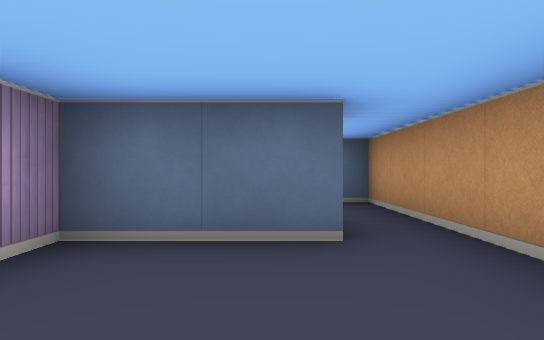
[1] (above)

13 first-person views from a walk through a cub3D ray-caster map. The camera is about half as high as the walls, looks level and sees 75° across. The floor is counted in squares. Each view is taken from the middle of a square. On the plan, view 1 faces up. The plan holds only what a view shows up to about 9 squares ahead; the rest is blank.

[2]
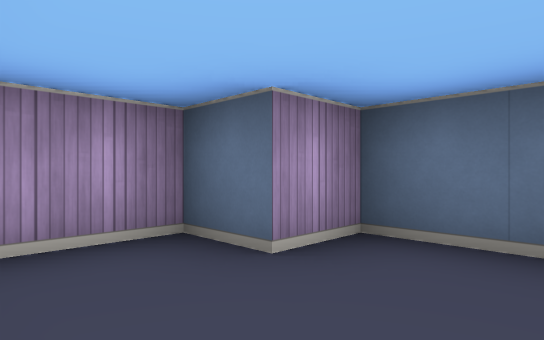

[3]
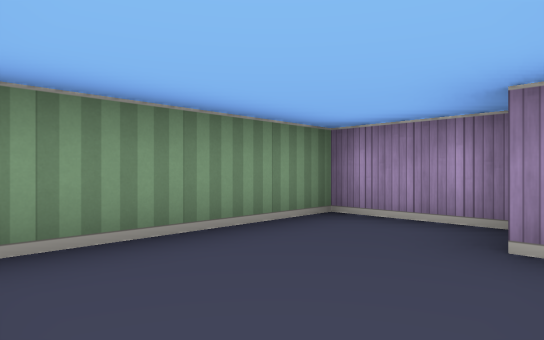

[4]
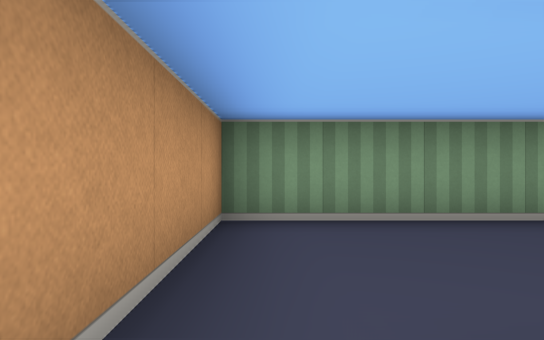

[5]
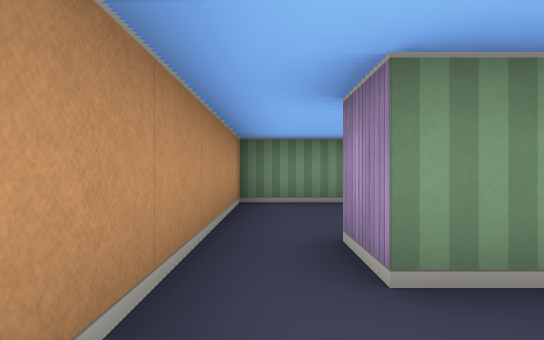

[6]
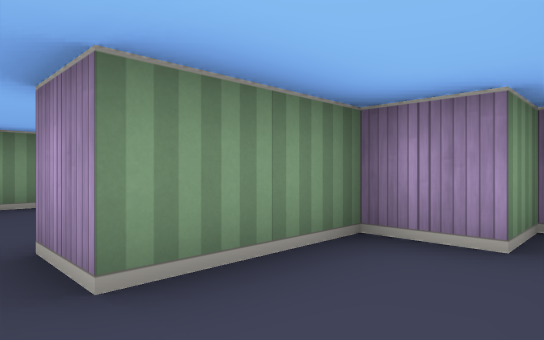

[7]
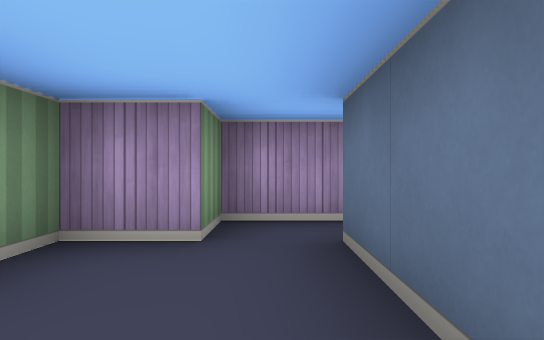

[8]
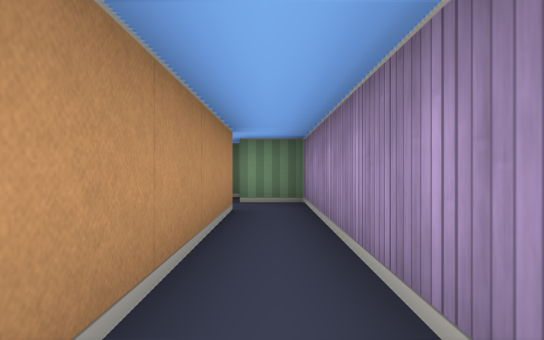

[9]
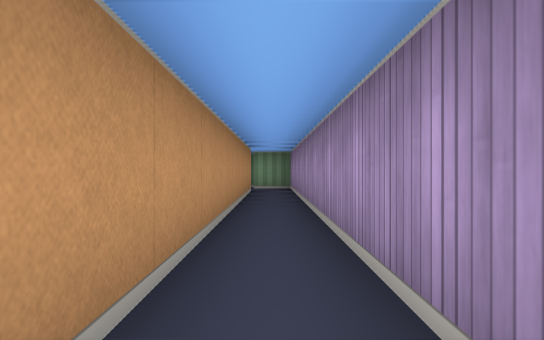

[10]
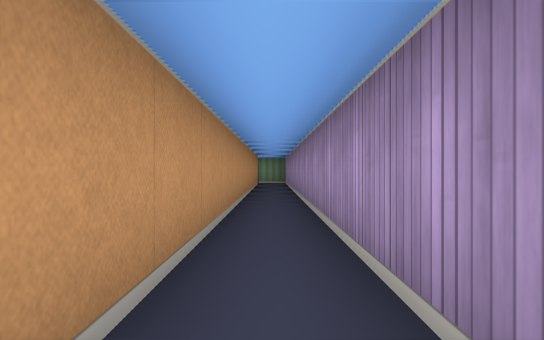

[11]
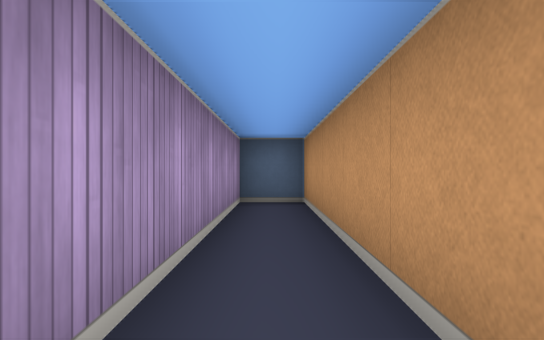

[12]
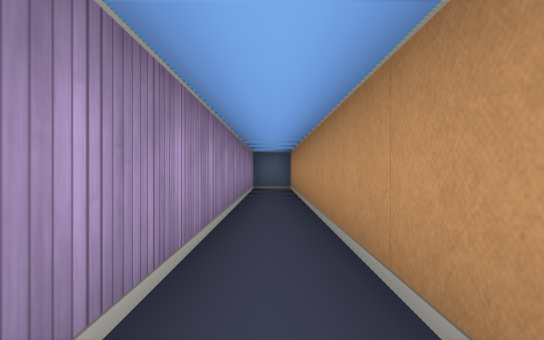

[13]
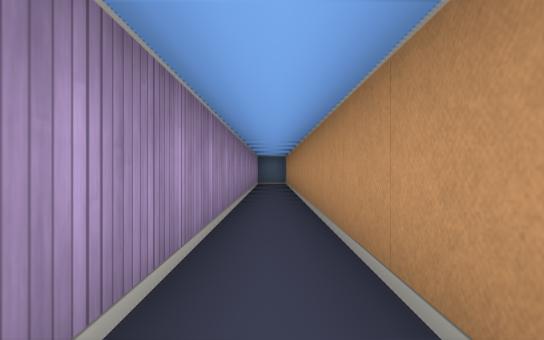

### Floor plan
Ten units are one square. View 1 is at (0, 0); x grows to the right and y downward. Boxes are objects, and circles mark ways between rooms. Rooms are numbered by the first view taken in them; rooms with no view inside come last. Other rooms are left out.
<svg viewBox="-30 -190 50 200">
<path fill="none" stroke="#000" d="M5 -35 5 -25 -15 -25 -15 -15 -25 -15 -25 5 15 5 15 -35M-15 -45 -15 -35 5 -35M15 -35 15 -55 5 -55M5 -55 -15 -55 -15 -185 -25 -185 -25 -45 -15 -45"/>
<circle cx="10" cy="-30" r="3" fill="#2a7"/>
<circle cx="-5" cy="-50" r="3" fill="#2a7"/>
<text x="0" y="-10">1</text>
<text x="0" y="-40">2</text>
<text x="-20" y="-110">3</text>
</svg>
Room 1 opens to room 2. Room 2 opens to room 3.

Where each view was taken, in squares from view 1:
view 1: 0 up, 0 right, facing up
view 2: 0 up, 0 right, facing up-left
view 3: 2 up, 1 right, facing down-left
view 4: 3 up, 1 right, facing down
view 5: 5 up, 1 right, facing down
view 6: 5 up, 1 right, facing down-left
view 7: 5 up, 1 right, facing left
view 8: 10 up, 2 left, facing down
view 9: 14 up, 2 left, facing down
view 10: 18 up, 2 left, facing down
view 11: 13 up, 2 left, facing up
view 12: 9 up, 2 left, facing up
view 13: 6 up, 2 left, facing up
